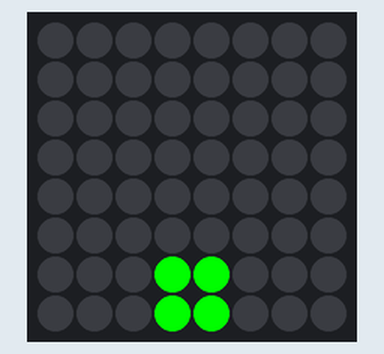
The program below on a simulated Raspberry Pi (BCM pin numbers) with a Sense HAT. Shown: the Sense HAT's 8×8 RGB LED matrix. Random numbers come from a fixed seed.

Above: at 1.1 s.

The program:

g04_simon.py
```python
# g04 · 순서 기억 게임 — 켜진 순서대로 조이스틱을 밀기, 한 판마다 하나씩 늘어남
# Argon 케이스에서는 조이스틱 방향이 반대로 읽혀서, 읽은 방향을 뒤집어 씁니다.
from sense_hat import SenseHat   # SenseHAT 도구 상자 가져오기
from random import choice        # 목록에서 아무거나 고르는 도구
from time import sleep           # 기다리기(sleep) 도구 가져오기
sense = SenseHat()               # 내 SenseHAT을 sense라고 부르기
sense.set_rotation(180)          # 화면 180도 돌리기 (케이스에 거꾸로 꽂힘)
sense.clear()                    # 화면 지우기 (켜진 LED 끄기)

flip = {"up": "down", "down": "up", "left": "right", "right": "left"}   # 거꾸로 읽힘 바로잡기
colour = {"up": (255, 0, 0), "down": (0, 255, 0), "left": (0, 0, 255), "right": (255, 255, 0)}
spot = {                         # 방향마다 켤 네 칸
    "up":    [(3, 0), (4, 0), (3, 1), (4, 1)],
    "down":  [(3, 6), (4, 6), (3, 7), (4, 7)],
    "left":  [(0, 3), (1, 3), (0, 4), (1, 4)],
    "right": [(6, 3), (7, 3), (6, 4), (7, 4)],
}

def show(d, t):                  # 방향 d 자리를 t초 동안 켜기
    for x, y in spot[d]:
        sense.set_pixel(x, y, colour[d])
    sleep(t)
    sense.clear()

order = []                       # 기억해야 할 순서
ok = True                        # 지금까지 다 맞혔는지
while ok:
    order.append(choice(["up", "down", "left", "right"]))   # 하나 늘리기
    sleep(0.8)
    for d in order:              # 순서 보여 주기
        sleep(0.2)
        show(d, 0.5)

    sense.stick.get_events()     # 보는 동안 눌린 기록 지우기 (마지막 불이 꺼지자마자 누른 것부터 받음)
    for d in order:              # 같은 순서로 밀었는지 하나씩 확인
        e = sense.stick.wait_for_event()
        while e.action != "pressed" or e.direction not in flip:
            e = sense.stick.wait_for_event()   # 누른 것이 아니면 다시 기다리기
        pushed = flip[e.direction]             # 실제로 민 방향
        show(pushed, 0.2)
        if pushed != d:          # 틀리면
            ok = False
            break

score = len(order) - 1           # 다 맞힌 판 수
sense.clear(255, 0, 0)           # 틀렸다! 빨간 화면
sleep(0.5)
print("점수:", score)            # Thonny 셸 창에도 출력
sense.show_message("Score " + str(score), text_colour=(255, 255, 0))
```

Measured:
- what the display in image 0 shows lasts 0.5 s, from 1.0 s to 1.5 s
